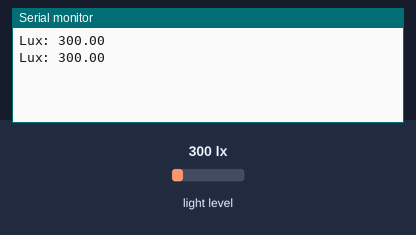
Simulated run of this sketch. Board: Arduino Uno, built with avr-gcc and run on an emulated ATmega328P. Parts: the last lines printed to the serial monitor. The test bench sets the inputs (shaded band); at power-on: light level 300 lx.

Above: at 2.8 s.
2.9 s: light level set to 40 lx
At 4.9 s:
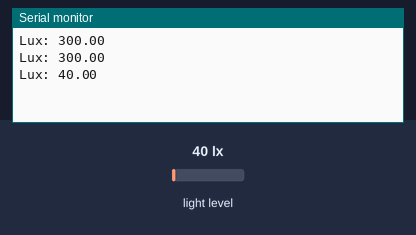
5.6 s: light level set to 500 lx
At 6.5 s:
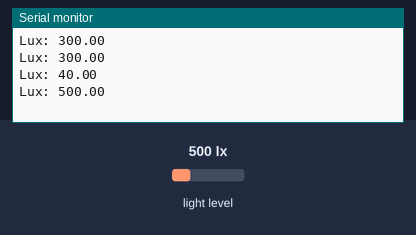
Timing chart, 0 to 8.6 s (numbered marks = the images above; inputs shaded):
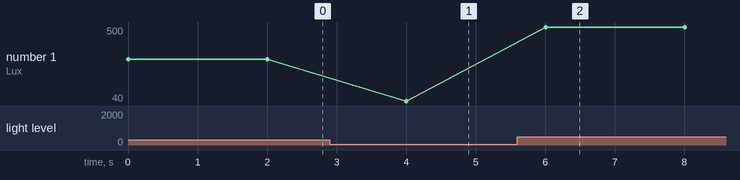

Measured:
- after the input at 2.9 s, the serial monitor: prints a new line after 1.1 s (image 1)
- after the input at 5.6 s, the serial monitor: prints a new line after 0.40 s (image 2)
- plotted number 1: 300 → 40 after the input at 2.9 s, 40 → 500 after the input at 5.6 s

The sketch:

veml7700.ino
```cpp
#include <Wire.h>
#include <Adafruit_VEML7700.h>
//Need to install "Adafruit_BusIO" library

// Lux Sensor
Adafruit_VEML7700 veml = Adafruit_VEML7700();

void setup() {
  Serial.begin(9600);
  // Initialize the VEML Lux sensor
  veml.begin();
}

void loop() {

  //get lux value
  float lux = veml.readLux();
  Serial.print("Lux: "); Serial.println(lux);
  delay(2000);

}
```
